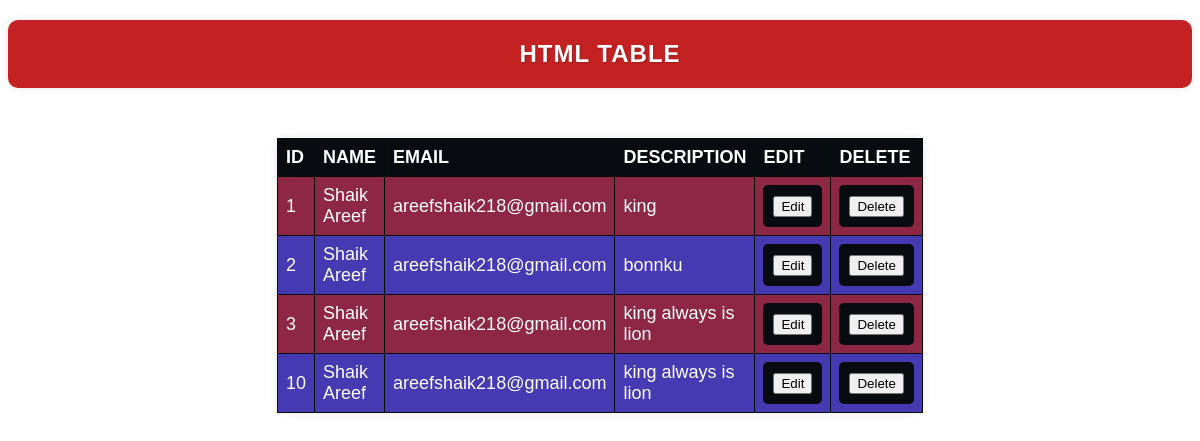
Screenshot of /show_page/ with the database file from the repository.
### myapp3/models.py (models this page shows, shortened)
class Mymodel(models.Model):
    name = models.CharField(max_length=100)
    email = models.EmailField()
    description = models.TextField()

### myapp3/views.py (the view)
# urls.py: path('show_page/', views.show_page, name='show_page'),
def show_page(request):
    all_data= Mymodel.objects.all()
    return render(request, 'myapp3/show.html', {'key1': all_data})

### myapp3/templates/myapp3/show.html (shortened to what this page needs)
<!DOCTYPE html>
<html>
<head>
</head>
<body>
<h2>HTML Table</h2>
{% if key1 %}
<table>
  <tr>
    <th>ID</th>
    <th>NAME</th>
    <th>EMAIL</th>
    <th>DESCRIPTION</th>
    <th>EDIT</th>
    <th>DELETE</th>
  </tr>
  {% for item in key1 %}
  <tr>
    <td>{{item.id}}</td>
    <td>{{item.name}}</td>
    <td>{{item.email}}</td>
    <td>{{item.description}}</td>
    <td>
        <form method="post" action="{% url 'edit_data' item.id %}">
            <input type="submit" value="Edit">
        </form>
    </td>
    <td>
        <form method="post" action="{% url 'delete_data' item.id %}">
            <input type="submit" value="Delete">
        </form>
    </td>
  </tr>
    {% endfor %}
</table>
{% endif %}
</body>
</html>

### myapp3/templates/myapp3/show.html (style rules this page uses)
table { font-family: arial, sans-serif; border-collapse: collapse; width: 50%; height:50%; margin: auto; margin-top: 50px; margin-bottom: 50px; background-color: #2421b0ff; border-radius: 10px; box-shadow: 0px 0px 10px rgba(0,0,0,0.1); color: white; padding: 20px; font-size: 18px; text-align: center; margin-left: auto; }
td, th { border: 1px solid #010d07ff; text-align: left; padding: 8px; }
tr:nth-child(even) { background-color: #8e2743ff; }
tr:nth-child(odd) { background-color: #453ab1ff; }
th { background-color: #080b10ff; color: white; }
h2 { text-align: center; color: black; margin-top: 20px; font-size: 24px; background-color: #c42222ff; padding: 10px; border-radius: 5px; box-shadow: 0px 0px 10px rgba(0,0, 0,0.1); margin-bottom: 20px; font-family: Arial, sans-serif; font-weight: bold; text-transform: uppercase; letter-spacing: 1px; text-shadow: 1px 1px 2px rgba(0,0,0,0.2); padding: 20px; border-radius: 10px; background-color: #c42222ff; box-shadow: 0px 0px 10px rgba(0,0,0,0.1); color: white; font-size: 24px; font-weight: bold; text-align: center; margin-top: 20px; }
form { display: inline-block; margin: 0; padding: 0; background: transparent; border: none; cursor: pointer; background-color: #080b10ff; color: white; padding: 10px; border: none; border-radius: 5px; cursor: pointer; }

### rows the page displays
Mymodel: id "1", name "Shaik Areef", email "areefshaik218@gmail.com", description "king"
Mymodel: id "2", name "Shaik Areef", email "areefshaik218@gmail.com", description "bonnku"
Mymodel: id "3", name "Shaik Areef", email "areefshaik218@gmail.com", description "king always is lion"
Mymodel: id "10", name "Shaik Areef", email "areefshaik218@gmail.com", description "king always is lion"
